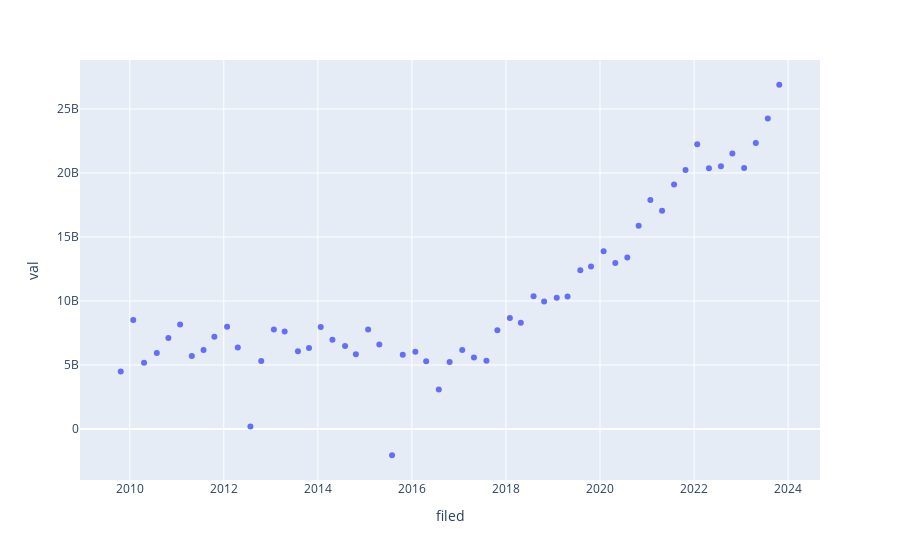

Notebook cell for this chart:
### Code cell
plx.scatter(
    data_frame = final_df ,
    x = 'filed',
    y = 'val',
)
